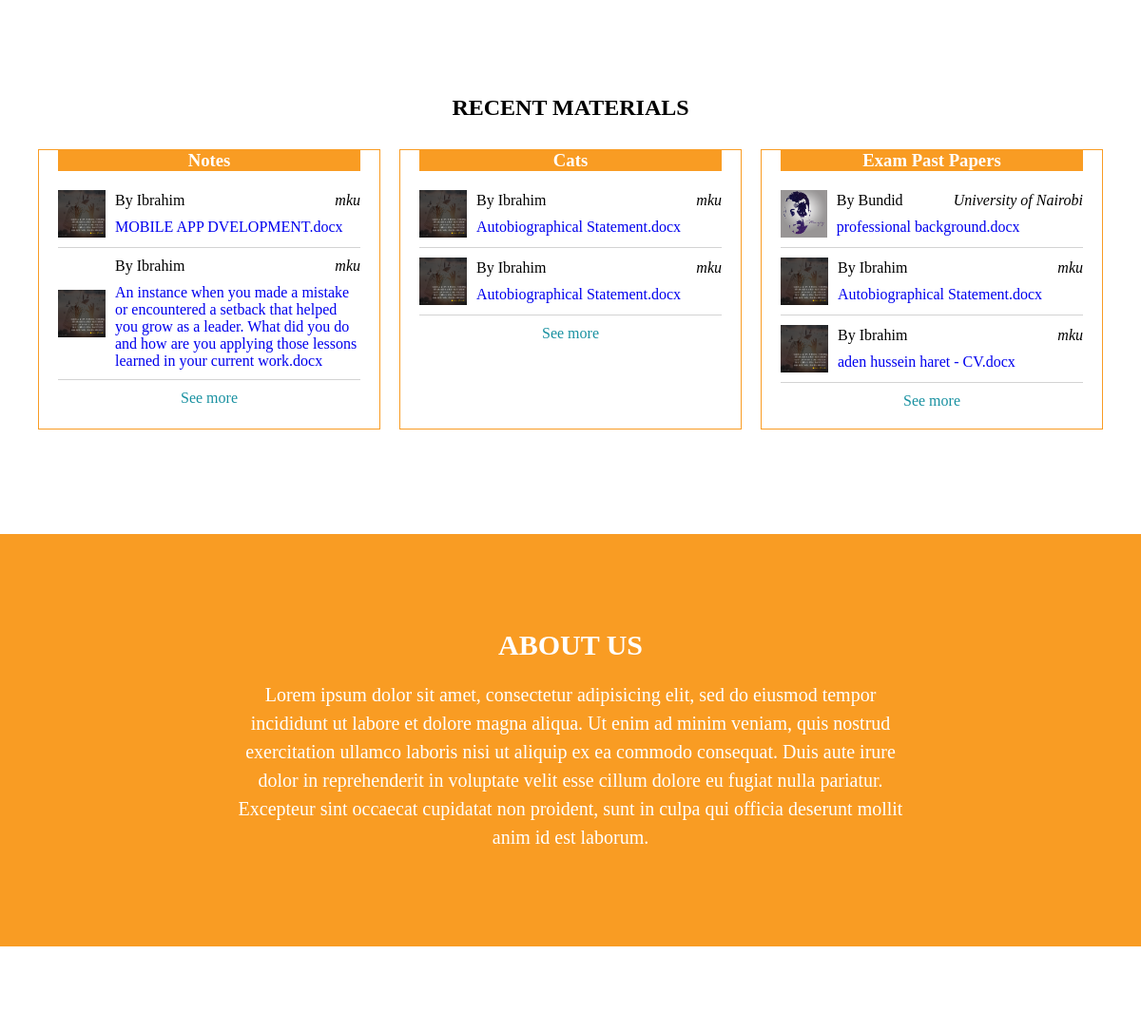
Before: / (middle part) with the older database file.
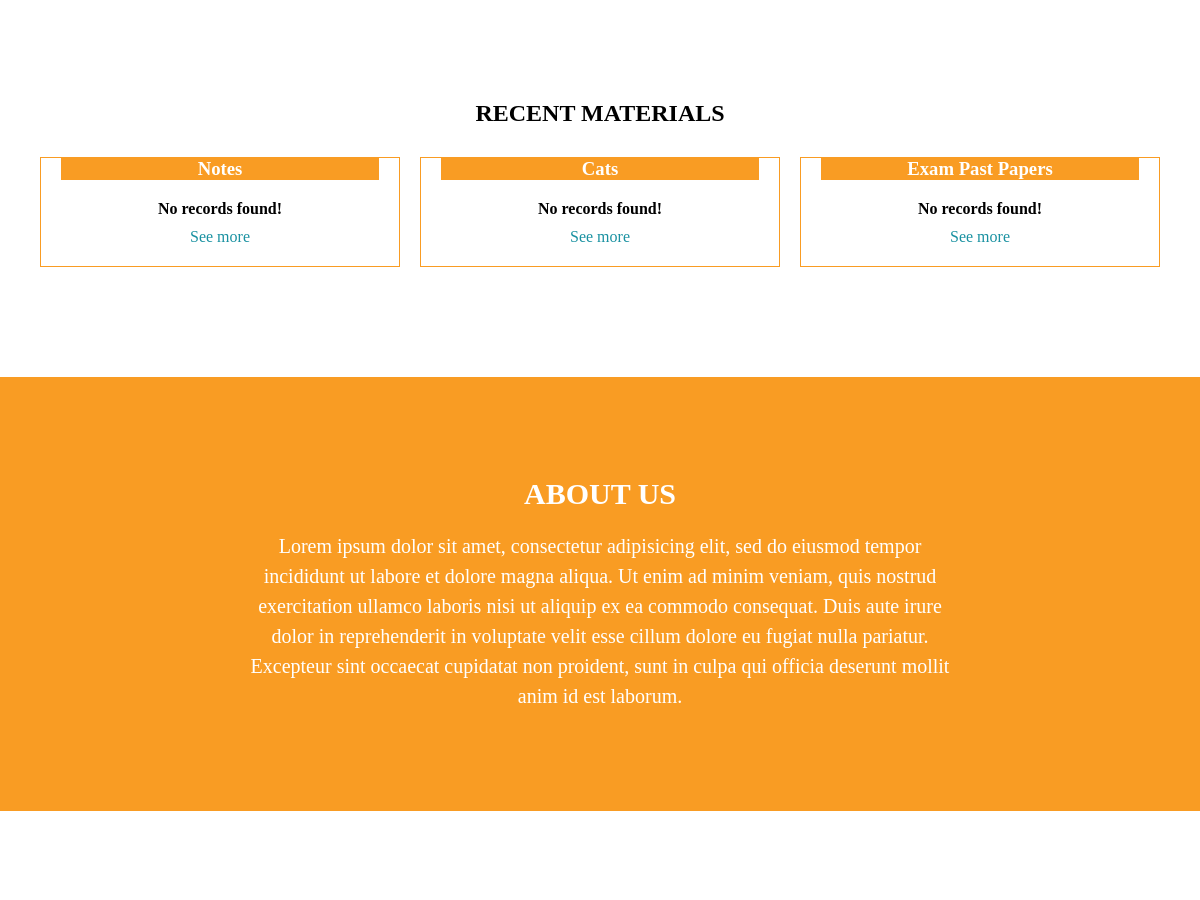
After: the same page with the newer database file.
### tables this page shows
CREATE TABLE `note` (
  `id` int(11) NOT NULL,
  `title` text NOT NULL,
  `filename` text NOT NULL,
  `description` longtext NOT NULL,
  `uploader_id` int(11) NOT NULL,
  `date_uploaded` timestamp NOT NULL DEFAULT current_timestamp() ON UPDATE current_timestamp()
);

CREATE TABLE `user` (
  `id` int(11) NOT NULL,
  `firstname` varchar(100) NOT NULL,
  `lastname` varchar(100) NOT NULL,
  `email` varchar(100) NOT NULL,
  `password` varchar(100) NOT NULL,
  `type` varchar(30) NOT NULL,
  `uni` varchar(100) NOT NULL,
  `photo` varchar(100) NOT NULL
);

CREATE TABLE `cat` (
  `id` int(11) NOT NULL,
  `title` text NOT NULL,
  `filename` text NOT NULL,
  `description` longtext NOT NULL,
  `uploader_id` int(11) NOT NULL,
  `date_uploaded` timestamp NOT NULL DEFAULT current_timestamp() ON UPDATE current_timestamp()
);

CREATE TABLE `exam` (
  `id` int(11) NOT NULL,
  `title` text NOT NULL,
  `filename` text NOT NULL,
  `description` longtext NOT NULL,
  `uploader_id` int(11) NOT NULL,
  `date_uploaded` timestamp NOT NULL DEFAULT current_timestamp() ON UPDATE current_timestamp()
);

### index.php (the view, shortened to what this page needs)
<?php
include('includes/head.php');
include('includes/dbcon.php');
?>
<!DOCTYPE html>
<html>
<head>
</head>
<body>
	<main>
		<section class="section section3">
			<h1>Recent Materials</h1>
			<div>
				<section class="sec">
					<h3>Notes</h3>
					<?php
					$retrieve=mysqli_query($myconn,"SELECT note.*,lastname,photo,uni FROM note inner join user on note.uploader_id=user.id order by id desc");
						if(mysqli_num_rows($retrieve) == 0)
						{
							echo "<h4>No records found!</h4>";
						}
						else{
							while($row=mysqli_fetch_array($retrieve)){
								echo "<div>";
									$photo = "photos/".$row['photo'];
									echo "<img src='$photo'>";
									echo "<div>";
										echo "<div>";
											echo "<p class='u_lastname'>By ".$row['lastname']."</p>";
											echo "<p class='school'>".$row['uni']."</p>";
										echo "</div>";
										$filename = "materials/".$row['filename'];
										echo "<p class='filename'><a href='catdownload.php?filename=$filename'>".$row['filename']."</a></p>";
									echo "</div>";
								echo "</div>";
							}
						}
					?>
					<a href="notes.php">See more</a>
				</section>
				<section class="sec">
					<h3>Cats</h3>
					<?php
					$retrieve=mysqli_query($myconn,"SELECT cat.*,lastname,photo,uni FROM cat inner join user on cat.uploader_id=user.id order by id desc");
						if(mysqli_num_rows($retrieve) == 0)
						{
							echo "<h4>No records found!</h4>";
						}
						else{
							while($row=mysqli_fetch_array($retrieve)){
								echo "<div>";
									$photo = "photos/".$row['photo'];
									echo "<img src='$photo'>";
									echo "<div>";
										echo "<div>";
											echo "<p class='u_lastname'>By ".$row['lastname']."</p>";
											echo "<p class='school'>".$row['uni']."</p>";
										echo "</div>";
										$filename = "materials/".$row['filename'];
										echo "<p class='filename'><a href='catdownload.php?filename=$filename'>".$row['filename']."</a></p>";
									echo "</div>";
								echo "</div>";
							}
						}
					?>
					<a href="cats.php">See more</a>
				</section>
				<section class="sec">
					<h3>Exam Past Papers</h3>
					<?php
					$retrieve=mysqli_query($myconn,"SELECT exam.*,lastname,photo,uni FROM exam inner join user on exam.uploader_id=user.id order by id desc");
						if(mysqli_num_rows($retrieve) == 0)
						{
							echo "<h4>No records found!</h4>";
						}
						else{
							while($row=mysqli_fetch_array($retrieve)){
								echo "<div>";
									$photo = "photos/".$row['photo'];
									echo "<img src='$photo'>";
									echo "<div>";
										echo "<div>";
											echo "<p class='u_lastname'>By ".$row['lastname']."</p>";
											echo "<p class='school'>".$row['uni']."</p>";
										echo "</div>";
										$filename = "materials/".$row['filename'];
										echo "<p class='filename'><a href='catdownload.php?filename=$filename'>".$row['filename']."</a></p>";
									echo "</div>";
								echo "</div>";
							}
						}
					?>
					<a href="exams.php">See more</a>
				</section>
			</div>
		</section>
		<section class="section section4" id="about">
			<div>
				<h1>About Us</h1>
				<p>
					Lorem ipsum dolor sit amet, consectetur adipisicing elit, sed do eiusmod
					tempor incididunt ut labore et dolore magna aliqua. Ut enim ad minim veniam,
					quis nostrud exercitation ullamco laboris nisi ut aliquip ex ea commodo
					consequat. Duis aute irure dolor in reprehenderit in voluptate velit esse
					cillum dolore eu fugiat nulla pariatur. Excepteur sint occaecat cupidatat non
					proident, sunt in culpa qui officia deserunt mollit anim id est laborum.
				</p>
			</div>
		</section>
	</main>
</body>
</html>
<?php include('includes/footer.php'); ?>

Changed rows visible on the page:
removed note: user.photo (picture), user.lastname "Ibrahim", user.uni "mku", filename "MOBILE APP DVELOPMENT.docx"
removed note: user.photo (picture), user.lastname "Ibrahim", user.uni "mku", filename "An instance when you made a mistake or encountered a setback that helped you grow as a leader. What did you do and how are you applying those lessons learned in your current work.docx"
removed cat: user.photo (picture), user.lastname "Ibrahim", user.uni "mku", filename "Autobiographical Statement.docx"
removed cat: user.photo (picture), user.lastname "Ibrahim", user.uni "mku", filename "Autobiographical Statement.docx"
removed exam: user.photo (picture), user.lastname "Bundid", user.uni "University of Nairobi", filename "professional background.docx"
removed exam: user.photo (picture), user.lastname "Ibrahim", user.uni "mku", filename "Autobiographical Statement.docx"
removed exam: user.photo (picture), user.lastname "Ibrahim", user.uni "mku", filename "aden hussein haret - CV.docx"
Other visible differences:
text now shown: "No records found! No records found! No records found!"
